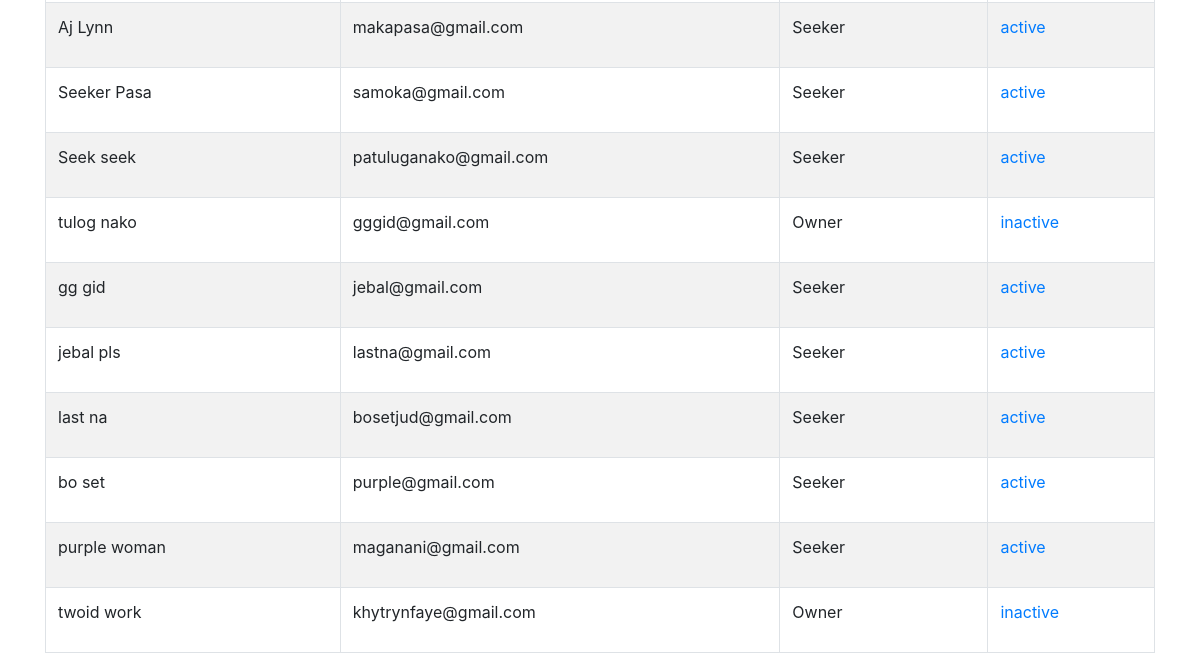
/report.php (lower part), run on an earlier commit of the app's database.
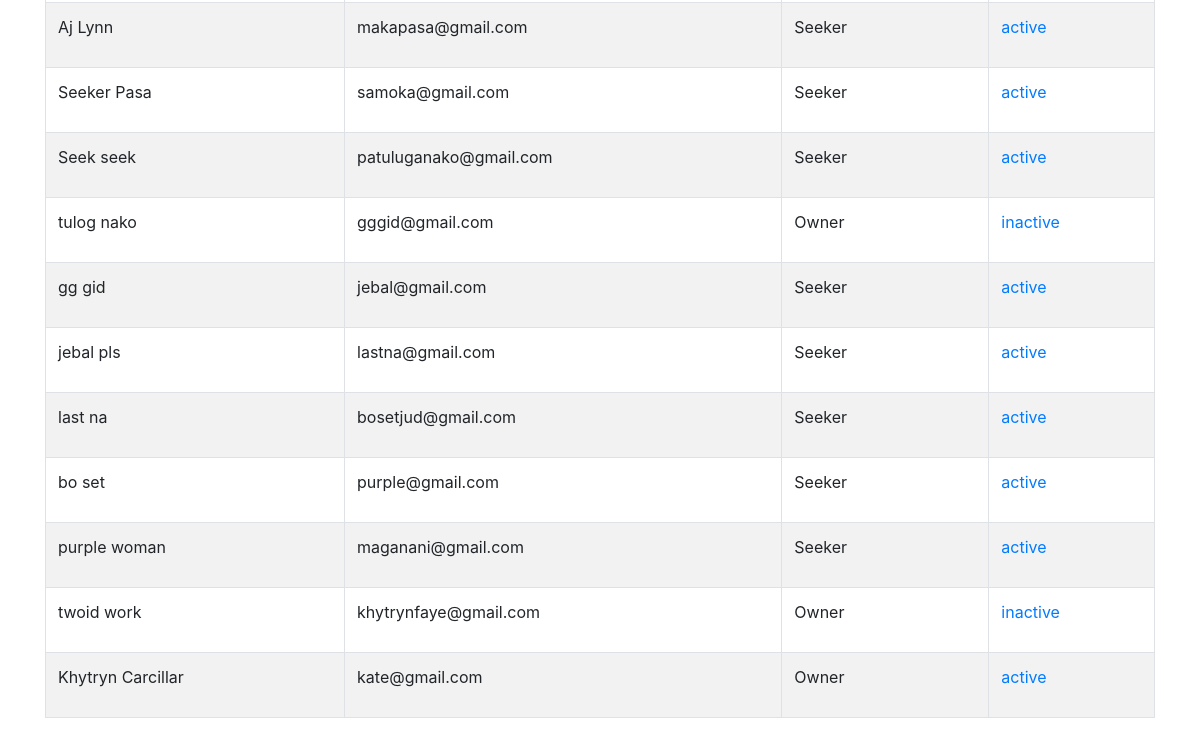
And on a later commit of the database.
### tables this page shows
CREATE TABLE `user` (
  `id` int(11) NOT NULL,
  `user_ID` varchar(99) NOT NULL,
  `email` varchar(99) NOT NULL,
  `password` varchar(50) NOT NULL,
  `userInfo_ID` varchar(99) NOT NULL,
  `userLevel_ID` int(11) NOT NULL,
  `status` int(11) NOT NULL
);

### report.php (the view, shortened to what this page needs)
<!DOCTYPE html>
<html>
    <head>
         <link rel="stylesheet" href="css/bootstrap.min.css">
    </head>
    <body onload="print()">
    <div class="container">
        <table id="ready" class="table table-striped table-hover table-bordered">
                <tbody>
                <?php
                    include "dbconn.php";
                    $sql = mysqli_query($conn, "SELECT userinfo.id, user.email, user.userLevel_ID, user.status, CONCAT(firstName,' ', lastName) AS fullName FROM userinfo JOIN user ON userinfo.id = user.id");
                    while ($row = mysqli_fetch_array($sql)) {
                            ?>
                            <tr>
                                        <td> <?php echo $row['fullName'] ?> </td>
                                        <td> <?php echo $row['email'] ?> </td>
                                        <td>
                                            <?php
                                                if ($row['userLevel_ID'] == 1){
                                                    echo "Admin";
                                                } else if ($row['userLevel_ID'] == 2){
                                                    echo "Owner";
                                                } if ($row['userLevel_ID'] == 3){
                                                    echo "Seeker";
                                                }
                                            ?>
                                        </td>
                                        <td>
                                            <?php
                                                if ($row['status'] == 1) {
                                                    echo '<p> <a href = "userstatus.php?id='.$row['id'].'&status=0"> active </a> </p>';
                                                } else {
                                                    echo '<p> <a href = "userstatus.php?id='.$row['id'].'&status=1"> inactive </a> </p>';
                                                }
                                            ?>
                                        </td>
                                    </tr>
                                <?php
                            }
                        ?>
                </tbody>
        </table>
                        </div>
    </body>
</html>

What changed in the data, as far as the page shows it:
added user: fullName "Khytryn Carcillar", email "kate@gmail.com", shows "Owner"
